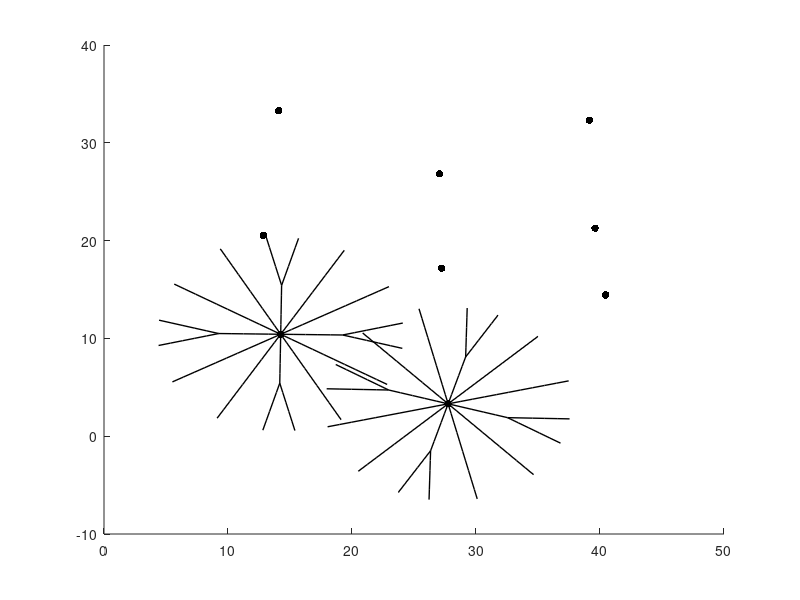

The MATLAB script that drew this image: (Note: this script raises an error after producing the figure.)
%%%% GenerateAstrocytesHexRand.m %%%%

% Script generates a hexagonal array of 'astrocytes' 
% with random variations in position and cell orientation,
% and inteconnects them quasi-randomly, as specified.
% Interconnections are specified in terms of which 
% dendritic compartments are connected.
% It also calculates and writes out the spatial coordinates of
% the boundary points of the dendritic compartments

% astrocyte array size parameters
XE = 3; % X extent of array (number of columns of cells)
YE = 3; % Y extent of array (number of rows of cells)
NG = XE*YE; % total number of astrocytes;

% astrocyte morphology parameters: model-dependent!
LD = 10; % physical length of straight dendrite
halfLD = LD/2;
twoLDsqr = (2*LD)^2;
ND = 12; % total # basal 'dendrites' per cell
NB = 4; % # of these which are branched (MUST BE EVEN DIVISOR OF ND)
NF = ND/NB; % 
NS = ND-NB; % # which are straight
threeNB = 3*NB;

% astrocyte spacing parameters
RD = 0.9; % ratio, dendritic length to inter-cell spacing
DY = LD/RD; % mean vertical separation (intercellular distance), hex array
DX = DY * sqrt(6)/2; % mean horizontal separation, hex array
STD = 0.12*DY; % standard deviation of variations in cell positions
%STD = 0.0; % standard deviation of variations in cell positions

NISmax = 2; % max number of interconnections per straight dendrite
NIBmax = NISmax/2; % % max number of interconnections per branched segment
NC = 10; % number of compartments (elements) per length LD of dendrite
halfNC = NC/2;
eps = 1E-6; % bias parameter for assigning compartments in forked dendrites

nmorph = 3; % 3 morphs = cell body, straight dendrites, branched dendrites
% cell body & compartment boundary coordinates
POSITIONS = cell(XE*YE, nmorph, 2); % indices: cell#, morph#, x or y
INTERCONX = []; % interconnection data, to contain:
% cell #, morph #, segment (column) #, compartment #, for both cells

rng(7); % seed random number generator, for reproduceability

% prototype geometric model of astrocyte, centere at origin:
% a cell with ND basal 'dendrites', of length LD, every ND/NB one forked

FS = (LD/NC).*(NC:-1:0)'; % compartment partition, straight dendrite
FB = (halfLD/halfNC).*(halfNC:-1:0)'; % compartment partition, branched den

XCS = []; % x-coordinates, straight dendrite
YCS = []; % y-coordinates, straight dendrite
XCB = []; % x-coordinates, branched dendrite
YCB = []; % y-coordinates, branched dendrite

for jj=1:ND
    th = 2*pi*(jj-1)/ND;
    if mod(jj,NF) % straight dendrites
        XCS = [ XCS, cos(th)*FS ];
        YCS = [ YCS, sin(th)*FS ];
    else  % forked dendrites
        % branch point
        XM = cos(th)*halfLD;
        YM = sin(th)*halfLD;
        % distal branch #1
        XCB = [ XCB, cos(th-pi/12)*FB+XM ];
        YCB = [ YCB, sin(th-pi/12)*FB+YM ];
        % distal branch #2
        XCB = [ XCB, cos(th+pi/12)*FB+XM ];
        YCB = [ YCB, sin(th+pi/12)*FB+YM ];
        % proximal branch
        XCB = [ XCB, cos(th)*FB ];
        YCB = [ YCB, sin(th)*FB ];
    end
end

XC=[];
YC=[];
% generate positions of cell centers (hexagonal grid w/ random variations)
for ii=1:YE % row counter
    Nii = XE*(ii-1);
    for jj=1:XE % column counter
        N = Nii + jj;
        X = jj*DX + random('Normal',0,STD); % X-coordinate
        % Y-coordinates, with vertical offset between alternating columns
        if mod(jj,2)
            Y = ii*DY + random('Normal',0,STD);
        else
            Y = (ii-0.5)*DY + random('Normal',0,STD);
        end
        % put body x and y coordinates into cell array
        XC = [XC;X];
        YC = [YC;Y];
        POSITIONS{N,1,1} = X;
        POSITIONS{N,1,2} = Y;
    end
end

%%%% plot cell centers
figure(5);
scatter(XC,YC, 30,'k','filled');
hold on;

% place dendrites for first astrocyte
th = (pi/2)*rand; % random rotation of dendritic tree
% x and y coordinates of compartment boundaries, straight dendrites
XS = [ cos(th)*XCS-sin(th)*YCS + XC(1) ];
YS = [ sin(th)*XCS+cos(th)*YCS + YC(1) ];
% x and y coordinates of compartment boundaries, branched dendrites
XB = [ cos(th)*XCB-sin(th)*YCB + XC(1) ];
YB = [ sin(th)*XCB+cos(th)*YCB + YC(1) ];
% transpose coordinate arrays before storing in POSITIONS cell array
POSITIONS{1,2,1} = XS';
POSITIONS{1,2,2} = YS';
POSITIONS{1,3,1} = XB';
POSITIONS{1,3,2} = YB';

%%%% plot dendrites
plot(XS, YS, 'k', 'LineWidth', 1.0)
plot(XB, YB, 'k', 'LineWidth', 1.0)

NIS = zeros(NG,NS); % to hold # interconnections per straight dendrite
NIB = zeros(NG,threeNB); % to hold # interconnections per branched dendrite
% specify remaining segments and interconnections
for ii=2:NG
    % place dendrites for subsequent astrocytes
    th = (pi/2)*rand; % random rotation of dendritic tree
    % x and y coordinates of compartment boundaries, straight dendrites
    XS = [ cos(th)*XCS-sin(th)*YCS + XC(ii) ];
    YS = [ sin(th)*XCS+cos(th)*YCS + YC(ii) ];
    % x and y coordinates of compartment boundaries, branched dendrites
    XB = [ cos(th)*XCB-sin(th)*YCB + XC(ii) ];
    YB = [ sin(th)*XCB+cos(th)*YCB + YC(ii) ];
    % transpose coordinate arrays before storing in POSITIONS cell array
    POSITIONS{ii,2,1} = XS';
    POSITIONS{ii,2,2} = YS';
    POSITIONS{ii,3,1} = XB';
    POSITIONS{ii,3,2} = YB';
       
    %%%% plot dendrites
    plot(XS, YS, 'k', 'LineWidth', 1.0)
    plot(XB, YB, 'k', 'LineWidth', 1.0)
    
    % check for overlap with 'dendrites' of previously-defined astrocytes
    for kk=1:ii-1
        % check if cells are close enough for overlap to occur
        if (XC(ii)-XC(kk))^2+(YC(ii)-YC(kk))^2 < twoLDsqr
            
            for jj=1:NS % loop over straight dendrites for cell# ii
                Xjj = POSITIONS{ii,2,1}(jj,:);
                Yjj = POSITIONS{ii,2,2}(jj,:);
                
                for ll=1:NS % loop over straight dendrites for cell# kk
                    Xll = POSITIONS{kk,2,1}(ll,:);
                    Yll = POSITIONS{kk,2,2}(ll,:);
                    % proceed if # interconnx < max for both 'dendrites'
                    if NIS(ii,jj)<NISmax && NIS(kk,ll)<NISmax
                    % determine points @ which dendrites overlap
                        [X, Y] = polyxpoly(Xjj',Yjj', Xll',Yll');
                        if ~isempty(X) % if overlaps are found
                            scatter(X,Y, 8, 'r');
                            
                            % find compartments of ea 'dendrite' @ overlap
                            for nc=1:length(X)
                                % find compartment # on cell #ii dendrite
                                CNjj = ...
                                    ceil( NC*(sqrt( ...
                                    (X(nc)-Xjj(1))^2 + ...
                                    (Y(nc)-Yjj(1))^2) ) / LD );
                                % find compartment # on cell #kk dendrite
                                CNll = ...
                                    ceil( NC*(sqrt( ...
                                    (X(nc)-Xll(1))^2 + ...
                                    (Y(nc)-Yll(1))^2) ) / LD );
                                INTERCONX = [ INTERCONX; ...
                                    ii,2,jj,CNjj, kk,2,ll,CNll];
                            end
                            
                            NIS(ii,jj) = NIS(ii,jj)+length(X);
                            NIS(kk,ll) = NIS(kk,ll)+length(X);

                        end
                    end
                end
                    
                for ll = 1:threeNB % loop over branched dendrites,cell# kk
                    Xll = POSITIONS{kk,3,1}(ll,:);
                    Yll = POSITIONS{kk,3,2}(ll,:);
                    % proceed if # interconnx < max for both 'dendrites'
                    if NIS(ii,jj)<NISmax && NIB(kk,ll)<NIBmax
                        % determine points @ which dendrites overlap
                        [X, Y] = polyxpoly(Xjj',Yjj', Xll',Yll');
                        if ~isempty(X) % if overlaps are found
                            scatter(X,Y, 6, 'r');

                            % find compartments of ea 'dendrite' @ overlap
                            for nc=1:length(X)
                                % find compartment # on cell #ii dendrite
                                CNjj = ...
                                    ceil( halfNC*(sqrt( ...
                                    (X(nc)-Xjj(1))^2 + ...
                                    (Y(nc)-Yjj(1))^2) ) / halfLD );
                                % find compartment # on cell #kk dendrite
                                CNll = ...
                                    ceil( halfNC*(sqrt( ...
                                    (X(nc)-Xll(1))^2 + ...
                                    (Y(nc)-Yll(1))^2) ) / halfLD );
                                INTERCONX = [ INTERCONX; ...
                                    ii,2,jj,CNjj, kk,3,ll,CNll];
                            end
                            
                            NIS(ii,jj) = NIS(ii,jj)+length(X);
                            NIB(kk,ll) = NIB(kk,ll)+length(X);
                            
                        end
                    end
                end
            end
            
            for jj=1:threeNB % loop over branched dendrites for cell #ii
                Xjj = POSITIONS{ii,3,1}(jj,:);
                Yjj = POSITIONS{ii,3,2}(jj,:);
                
                for ll=1:NS % loop over straight dendrites for cell# kk
                    Xll = POSITIONS{kk,2,1}(ll,:);
                    Yll = POSITIONS{kk,2,2}(ll,:);
                    % proceed if # interconnx < max for both 'dendrites'
                    if NIB(ii,jj)<NIBmax && NIS(kk,ll)<NISmax
                    % determine points @ which dendrites overlap
                        [X, Y] = polyxpoly(Xjj',Yjj', Xll',Yll');
                        if ~isempty(X) % if overlaps are found
                            scatter(X,Y, 6, 'r');
                            
                            % find compartments of ea 'dendrite' @ overlap
                            for nc=1:length(X)
                                % find compartment # on cell # ii dendrite
                                CNjj = ...
                                    ceil( NC*(sqrt( ...
                                    (X(nc)-Xjj(1))^2 + ...
                                    (Y(nc)-Yjj(1))^2) ) / LD );
                                % find compartment # on cell # kk dendrite
                                CNll = ...
                                    ceil( NC*(sqrt( ...
                                    (X(nc)-Xll(1))^2 + ...
                                    (Y(nc)-Yll(1))^2) ) / LD );
                                INTERCONX = [ INTERCONX; ...
                                    ii,3,jj,CNjj, kk,2,ll,CNll];
                            end
                            
                            NIB(ii,jj) = NIB(ii,jj)+length(X);
                            NIS(kk,ll) = NIS(kk,ll)+length(X);
                            
                        end
                    end
                end
                    
                for ll = 1:threeNB
                    Xll = POSITIONS{kk,3,1}(ll,:);
                    Yll = POSITIONS{kk,3,2}(ll,:);
                    % proceed if # interconnx < max for both 'dendrites'
                    if NIB(ii,jj)<NIBmax && NIB(kk,ll)<NIBmax
                        % determine points @ which dendrites overlap
                        [X, Y] = polyxpoly(Xjj',Yjj', Xll',Yll');
                        if ~isempty(X) % if overlaps are found
                            scatter(X,Y, 6, 'r');

                            % find compartments of ea 'dendrite' @ overlap
                            for nc=1:length(X)
                                % find compartment # on cell # ii dendrite
                                CNjj = ...
                                    ceil( halfNC*(sqrt( ...
                                    (X(nc)-Xjj(1))^2 + ...
                                    (Y(nc)-Yjj(1))^2) ) / halfLD );
                                % find compartment # on cell # kk dendrite
                                CNll = ...
                                    ceil( halfNC*(sqrt( ...
                                (X(nc)-Xll(1))^2 + ...
                                    (Y(nc)-Yll(1))^2) ) / halfLD );
                                INTERCONX = [ INTERCONX; ...
                                    ii,3,jj,CNjj, kk,3,ll,CNll];
                            end
                            
                            NIB(ii,jj) = NIB(ii,jj)+length(X);
                            NIB(kk,ll) = NIB(kk,ll)+length(X);
                            
                        end
                    end
                end
            end                 
        end    
    end    
end

AXMAX = max(XE*DX,YE*DY)+LD+3*STD;
AXMIN = -0.5*LD-3*STD;
axis square
axis([-3*STD AXMAX -0.5*LD-3*STD AXMAX]);

save('Data_files.mat','XE','YE','POSITIONS','INTERCONX')   % save variable in the output.mat file
